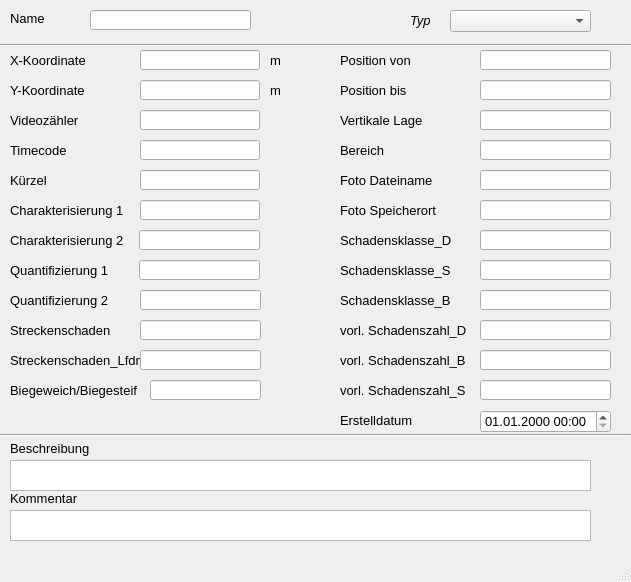
<?xml version="1.0" encoding="UTF-8"?>
<ui version="4.0">
 <class>MainWindow</class>
 <widget class="QMainWindow" name="MainWindow">
  <property name="enabled">
   <bool>true</bool>
  </property>
  <property name="geometry">
   <rect>
    <x>0</x>
    <y>0</y>
    <width>631</width>
    <height>582</height>
   </rect>
  </property>
  <property name="minimumSize">
   <size>
    <width>631</width>
    <height>393</height>
   </size>
  </property>
  <property name="font">
   <font>
    <family>Tahoma</family>
    <pointsize>10</pointsize>
   </font>
  </property>
  <property name="windowTitle">
   <string>MainWindow</string>
  </property>
  <widget class="QWidget" name="centralwidget">
   <widget class="QLabel" name="label">
    <property name="geometry">
     <rect>
      <x>10</x>
      <y>10</y>
      <width>46</width>
      <height>16</height>
     </rect>
    </property>
    <property name="text">
     <string>Name</string>
    </property>
   </widget>
   <widget class="Line" name="line">
    <property name="geometry">
     <rect>
      <x>0</x>
      <y>30</y>
      <width>631</width>
      <height>31</height>
     </rect>
    </property>
    <property name="orientation">
     <enum>Qt::Horizontal</enum>
    </property>
   </widget>
   <widget class="QLabel" name="label_14">
    <property name="geometry">
     <rect>
      <x>10</x>
      <y>490</y>
      <width>81</width>
      <height>16</height>
     </rect>
    </property>
    <property name="text">
     <string>Kommentar</string>
    </property>
   </widget>
   <widget class="QLabel" name="label_11">
    <property name="geometry">
     <rect>
      <x>270</x>
      <y>50</y>
      <width>41</width>
      <height>21</height>
     </rect>
    </property>
    <property name="text">
     <string>m</string>
    </property>
   </widget>
   <widget class="QLabel" name="label_70">
    <property name="geometry">
     <rect>
      <x>340</x>
      <y>410</y>
      <width>131</width>
      <height>21</height>
     </rect>
    </property>
    <property name="text">
     <string>Erstelldatum</string>
    </property>
   </widget>
   <widget class="QLabel" name="label_9">
    <property name="geometry">
     <rect>
      <x>10</x>
      <y>80</y>
      <width>81</width>
      <height>21</height>
     </rect>
    </property>
    <property name="text">
     <string>Y-Koordinate</string>
    </property>
   </widget>
   <widget class="QLabel" name="label_12">
    <property name="geometry">
     <rect>
      <x>270</x>
      <y>80</y>
      <width>41</width>
      <height>21</height>
     </rect>
    </property>
    <property name="text">
     <string>m</string>
    </property>
   </widget>
   <widget class="Line" name="line_2">
    <property name="geometry">
     <rect>
      <x>0</x>
      <y>420</y>
      <width>631</width>
      <height>31</height>
     </rect>
    </property>
    <property name="orientation">
     <enum>Qt::Horizontal</enum>
    </property>
   </widget>
   <widget class="QLabel" name="label_6">
    <property name="geometry">
     <rect>
      <x>10</x>
      <y>50</y>
      <width>81</width>
      <height>21</height>
     </rect>
    </property>
    <property name="text">
     <string>X-Koordinate</string>
    </property>
   </widget>
   <widget class="QLineEdit" name="untersuchsch">
    <property name="geometry">
     <rect>
      <x>90</x>
      <y>10</y>
      <width>161</width>
      <height>20</height>
     </rect>
    </property>
   </widget>
   <widget class="QTextEdit" name="kommentar">
    <property name="geometry">
     <rect>
      <x>10</x>
      <y>510</y>
      <width>581</width>
      <height>31</height>
     </rect>
    </property>
   </widget>
   <widget class="QComboBox" name="schachttyp">
    <property name="geometry">
     <rect>
      <x>450</x>
      <y>10</y>
      <width>141</width>
      <height>22</height>
     </rect>
    </property>
    <property name="font">
     <font>
      <family>Tahoma</family>
      <italic>true</italic>
     </font>
    </property>
    <property name="toolTip">
     <string>&lt;html&gt;&lt;head/&gt;&lt;body&gt;&lt;p&gt;Hier kann der Knotentyp geändert werden&lt;/p&gt;&lt;/body&gt;&lt;/html&gt;</string>
    </property>
    <property name="statusTip">
     <string>Hier kann der Knotentyp geändert werden</string>
    </property>
    <property name="whatsThis">
     <string>Hier kann der Knotentyp geändert werden</string>
    </property>
   </widget>
   <widget class="QLabel" name="label_21">
    <property name="geometry">
     <rect>
      <x>410</x>
      <y>10</y>
      <width>31</width>
      <height>21</height>
     </rect>
    </property>
    <property name="font">
     <font>
      <family>Tahoma</family>
      <italic>true</italic>
     </font>
    </property>
    <property name="text">
     <string>Typ</string>
    </property>
   </widget>
   <widget class="QgsDateTimeEdit" name="createdat">
    <property name="geometry">
     <rect>
      <x>480</x>
      <y>410</y>
      <width>131</width>
      <height>23</height>
     </rect>
    </property>
    <property name="currentSection">
     <enum>QDateTimeEdit::DaySection</enum>
    </property>
    <property name="displayFormat">
     <string>dd.MM.yyyy HH:mm</string>
    </property>
   </widget>
   <widget class="QLineEdit" name="y">
    <property name="geometry">
     <rect>
      <x>140</x>
      <y>80</y>
      <width>120</width>
      <height>20</height>
     </rect>
    </property>
    <property name="readOnly">
     <bool>true</bool>
    </property>
   </widget>
   <widget class="QLineEdit" name="x">
    <property name="geometry">
     <rect>
      <x>140</x>
      <y>50</y>
      <width>120</width>
      <height>20</height>
     </rect>
    </property>
    <property name="readOnly">
     <bool>true</bool>
    </property>
   </widget>
   <widget class="QLabel" name="label_43">
    <property name="geometry">
     <rect>
      <x>10</x>
      <y>230</y>
      <width>121</width>
      <height>21</height>
     </rect>
    </property>
    <property name="text">
     <string>Charakterisierung 2</string>
    </property>
   </widget>
   <widget class="QLineEdit" name="charakt2">
    <property name="geometry">
     <rect>
      <x>139</x>
      <y>230</y>
      <width>121</width>
      <height>20</height>
     </rect>
    </property>
   </widget>
   <widget class="QLabel" name="label_47">
    <property name="geometry">
     <rect>
      <x>340</x>
      <y>230</y>
      <width>131</width>
      <height>21</height>
     </rect>
    </property>
    <property name="text">
     <string>Schadensklasse_D</string>
    </property>
   </widget>
   <widget class="QLineEdit" name="Schadensklasse_D">
    <property name="geometry">
     <rect>
      <x>480</x>
      <y>230</y>
      <width>131</width>
      <height>20</height>
     </rect>
    </property>
   </widget>
   <widget class="QLabel" name="label_48">
    <property name="geometry">
     <rect>
      <x>340</x>
      <y>260</y>
      <width>131</width>
      <height>21</height>
     </rect>
    </property>
    <property name="text">
     <string>Schadensklasse_S</string>
    </property>
   </widget>
   <widget class="QLineEdit" name="Schadensklasse_S">
    <property name="geometry">
     <rect>
      <x>480</x>
      <y>260</y>
      <width>131</width>
      <height>20</height>
     </rect>
    </property>
   </widget>
   <widget class="QLabel" name="label_49">
    <property name="geometry">
     <rect>
      <x>340</x>
      <y>290</y>
      <width>131</width>
      <height>21</height>
     </rect>
    </property>
    <property name="text">
     <string>Schadensklasse_B</string>
    </property>
   </widget>
   <widget class="QLineEdit" name="Schadensklasse_B">
    <property name="geometry">
     <rect>
      <x>480</x>
      <y>290</y>
      <width>131</width>
      <height>20</height>
     </rect>
    </property>
   </widget>
   <widget class="QLineEdit" name="vorlaufige_Schadenszahl_B">
    <property name="geometry">
     <rect>
      <x>480</x>
      <y>350</y>
      <width>131</width>
      <height>20</height>
     </rect>
    </property>
    <property name="text">
     <string/>
    </property>
   </widget>
   <widget class="QLabel" name="label_50">
    <property name="geometry">
     <rect>
      <x>340</x>
      <y>320</y>
      <width>131</width>
      <height>21</height>
     </rect>
    </property>
    <property name="text">
     <string>vorl. Schadenszahl_D</string>
    </property>
   </widget>
   <widget class="QLineEdit" name="vorlaufige_Schadenszahl_S">
    <property name="geometry">
     <rect>
      <x>480</x>
      <y>380</y>
      <width>131</width>
      <height>20</height>
     </rect>
    </property>
    <property name="text">
     <string/>
    </property>
   </widget>
   <widget class="QLineEdit" name="vorlaufige_Schadenszahl_D">
    <property name="geometry">
     <rect>
      <x>480</x>
      <y>320</y>
      <width>131</width>
      <height>20</height>
     </rect>
    </property>
    <property name="text">
     <string/>
    </property>
   </widget>
   <widget class="QLabel" name="label_54">
    <property name="geometry">
     <rect>
      <x>340</x>
      <y>350</y>
      <width>131</width>
      <height>21</height>
     </rect>
    </property>
    <property name="text">
     <string>vorl. Schadenszahl_B</string>
    </property>
   </widget>
   <widget class="QLabel" name="label_56">
    <property name="geometry">
     <rect>
      <x>340</x>
      <y>380</y>
      <width>131</width>
      <height>21</height>
     </rect>
    </property>
    <property name="text">
     <string>vorl. Schadenszahl_S</string>
    </property>
   </widget>
   <widget class="QLabel" name="label_57">
    <property name="geometry">
     <rect>
      <x>10</x>
      <y>380</y>
      <width>131</width>
      <height>21</height>
     </rect>
    </property>
    <property name="text">
     <string>Biegeweich/Biegesteif</string>
    </property>
   </widget>
   <widget class="QLineEdit" name="bewertungstag_2">
    <property name="geometry">
     <rect>
      <x>150</x>
      <y>380</y>
      <width>111</width>
      <height>20</height>
     </rect>
    </property>
    <property name="text">
     <string/>
    </property>
   </widget>
   <widget class="QTextEdit" name="Beschreibung">
    <property name="geometry">
     <rect>
      <x>10</x>
      <y>460</y>
      <width>581</width>
      <height>31</height>
     </rect>
    </property>
   </widget>
   <widget class="QLabel" name="label_15">
    <property name="geometry">
     <rect>
      <x>10</x>
      <y>440</y>
      <width>81</width>
      <height>16</height>
     </rect>
    </property>
    <property name="text">
     <string>Beschreibung</string>
    </property>
   </widget>
   <widget class="QLabel" name="label_51">
    <property name="geometry">
     <rect>
      <x>10</x>
      <y>110</y>
      <width>81</width>
      <height>21</height>
     </rect>
    </property>
    <property name="text">
     <string>Videozähler</string>
    </property>
   </widget>
   <widget class="QLineEdit" name="videozaehler">
    <property name="geometry">
     <rect>
      <x>140</x>
      <y>110</y>
      <width>120</width>
      <height>20</height>
     </rect>
    </property>
   </widget>
   <widget class="QLabel" name="label_52">
    <property name="geometry">
     <rect>
      <x>10</x>
      <y>140</y>
      <width>81</width>
      <height>21</height>
     </rect>
    </property>
    <property name="text">
     <string>Timecode</string>
    </property>
   </widget>
   <widget class="QLineEdit" name="timecode">
    <property name="geometry">
     <rect>
      <x>140</x>
      <y>140</y>
      <width>120</width>
      <height>20</height>
     </rect>
    </property>
   </widget>
   <widget class="QLabel" name="label_53">
    <property name="geometry">
     <rect>
      <x>10</x>
      <y>170</y>
      <width>81</width>
      <height>21</height>
     </rect>
    </property>
    <property name="text">
     <string>Kürzel</string>
    </property>
   </widget>
   <widget class="QLineEdit" name="kuerzel">
    <property name="geometry">
     <rect>
      <x>140</x>
      <y>170</y>
      <width>120</width>
      <height>20</height>
     </rect>
    </property>
   </widget>
   <widget class="QLabel" name="label_55">
    <property name="geometry">
     <rect>
      <x>10</x>
      <y>200</y>
      <width>121</width>
      <height>21</height>
     </rect>
    </property>
    <property name="text">
     <string>Charakterisierung 1</string>
    </property>
   </widget>
   <widget class="QLineEdit" name="charakt1">
    <property name="geometry">
     <rect>
      <x>140</x>
      <y>200</y>
      <width>120</width>
      <height>20</height>
     </rect>
    </property>
   </widget>
   <widget class="QLabel" name="label_44">
    <property name="geometry">
     <rect>
      <x>10</x>
      <y>260</y>
      <width>121</width>
      <height>21</height>
     </rect>
    </property>
    <property name="text">
     <string>Quantifizierung 1</string>
    </property>
   </widget>
   <widget class="QLineEdit" name="quantnr1">
    <property name="geometry">
     <rect>
      <x>139</x>
      <y>260</y>
      <width>121</width>
      <height>20</height>
     </rect>
    </property>
   </widget>
   <widget class="QLabel" name="label_45">
    <property name="geometry">
     <rect>
      <x>10</x>
      <y>290</y>
      <width>121</width>
      <height>21</height>
     </rect>
    </property>
    <property name="text">
     <string>Quantifizierung 2</string>
    </property>
   </widget>
   <widget class="QLineEdit" name="quantnr2">
    <property name="geometry">
     <rect>
      <x>140</x>
      <y>290</y>
      <width>121</width>
      <height>20</height>
     </rect>
    </property>
   </widget>
   <widget class="QLabel" name="label_46">
    <property name="geometry">
     <rect>
      <x>10</x>
      <y>320</y>
      <width>121</width>
      <height>21</height>
     </rect>
    </property>
    <property name="text">
     <string>Streckenschaden</string>
    </property>
   </widget>
   <widget class="QLineEdit" name="streckenschaden">
    <property name="geometry">
     <rect>
      <x>140</x>
      <y>320</y>
      <width>121</width>
      <height>20</height>
     </rect>
    </property>
   </widget>
   <widget class="QLabel" name="label_58">
    <property name="geometry">
     <rect>
      <x>10</x>
      <y>350</y>
      <width>131</width>
      <height>21</height>
     </rect>
    </property>
    <property name="text">
     <string>Streckenschaden_Lfdnr</string>
    </property>
   </widget>
   <widget class="QLineEdit" name="streckenschaden_lfdnr">
    <property name="geometry">
     <rect>
      <x>140</x>
      <y>350</y>
      <width>121</width>
      <height>20</height>
     </rect>
    </property>
   </widget>
   <widget class="QLineEdit" name="pos_bis">
    <property name="geometry">
     <rect>
      <x>480</x>
      <y>80</y>
      <width>131</width>
      <height>20</height>
     </rect>
    </property>
   </widget>
   <widget class="QLabel" name="label_59">
    <property name="geometry">
     <rect>
      <x>340</x>
      <y>50</y>
      <width>131</width>
      <height>21</height>
     </rect>
    </property>
    <property name="text">
     <string>Position von</string>
    </property>
   </widget>
   <widget class="QLineEdit" name="vertikale_lage">
    <property name="geometry">
     <rect>
      <x>480</x>
      <y>110</y>
      <width>131</width>
      <height>20</height>
     </rect>
    </property>
   </widget>
   <widget class="QLineEdit" name="pos_von">
    <property name="geometry">
     <rect>
      <x>480</x>
      <y>50</y>
      <width>131</width>
      <height>20</height>
     </rect>
    </property>
   </widget>
   <widget class="QLabel" name="label_60">
    <property name="geometry">
     <rect>
      <x>340</x>
      <y>80</y>
      <width>131</width>
      <height>21</height>
     </rect>
    </property>
    <property name="text">
     <string>Position bis</string>
    </property>
   </widget>
   <widget class="QLabel" name="label_61">
    <property name="geometry">
     <rect>
      <x>340</x>
      <y>110</y>
      <width>131</width>
      <height>21</height>
     </rect>
    </property>
    <property name="text">
     <string>Vertikale Lage</string>
    </property>
   </widget>
   <widget class="QLineEdit" name="bereich">
    <property name="geometry">
     <rect>
      <x>480</x>
      <y>140</y>
      <width>131</width>
      <height>20</height>
     </rect>
    </property>
   </widget>
   <widget class="QLabel" name="label_62">
    <property name="geometry">
     <rect>
      <x>340</x>
      <y>140</y>
      <width>131</width>
      <height>21</height>
     </rect>
    </property>
    <property name="text">
     <string>Bereich</string>
    </property>
   </widget>
   <widget class="QLineEdit" name="foto_dateiname">
    <property name="geometry">
     <rect>
      <x>480</x>
      <y>170</y>
      <width>131</width>
      <height>20</height>
     </rect>
    </property>
   </widget>
   <widget class="QLabel" name="label_63">
    <property name="geometry">
     <rect>
      <x>340</x>
      <y>170</y>
      <width>131</width>
      <height>21</height>
     </rect>
    </property>
    <property name="text">
     <string>Foto Dateiname</string>
    </property>
   </widget>
   <widget class="QLineEdit" name="ordner">
    <property name="geometry">
     <rect>
      <x>480</x>
      <y>200</y>
      <width>131</width>
      <height>20</height>
     </rect>
    </property>
   </widget>
   <widget class="QLabel" name="label_64">
    <property name="geometry">
     <rect>
      <x>340</x>
      <y>200</y>
      <width>131</width>
      <height>21</height>
     </rect>
    </property>
    <property name="text">
     <string>Foto Speicherort</string>
    </property>
   </widget>
  </widget>
  <widget class="QMenuBar" name="menubar">
   <property name="geometry">
    <rect>
     <x>0</x>
     <y>0</y>
     <width>631</width>
     <height>21</height>
    </rect>
   </property>
  </widget>
  <widget class="QStatusBar" name="statusbar"/>
 </widget>
 <customwidgets>
  <customwidget>
   <class>QgsDateTimeEdit</class>
   <extends>QDateTimeEdit</extends>
   <header>qgsdatetimeedit.h</header>
  </customwidget>
 </customwidgets>
 <tabstops>
  <tabstop>untersuchsch</tabstop>
  <tabstop>schachttyp</tabstop>
  <tabstop>createdat</tabstop>
  <tabstop>kommentar</tabstop>
 </tabstops>
 <resources/>
 <connections/>
</ui>
